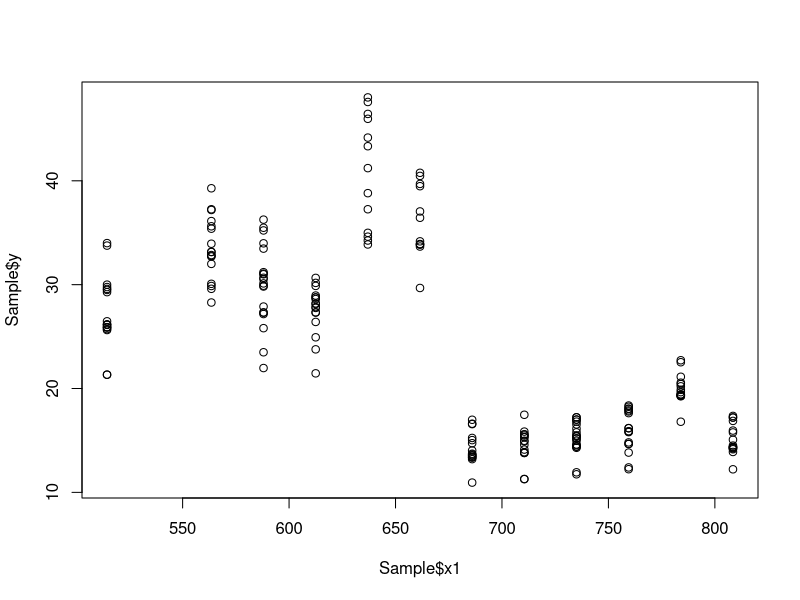
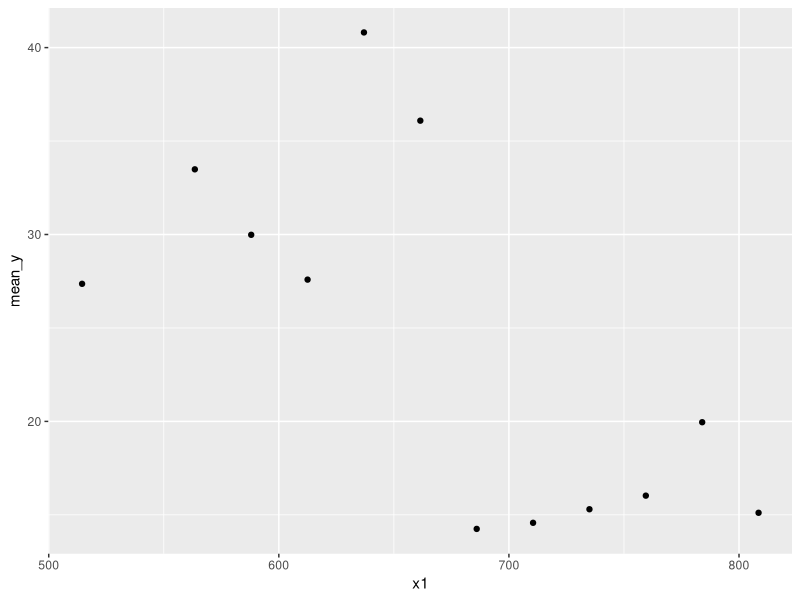
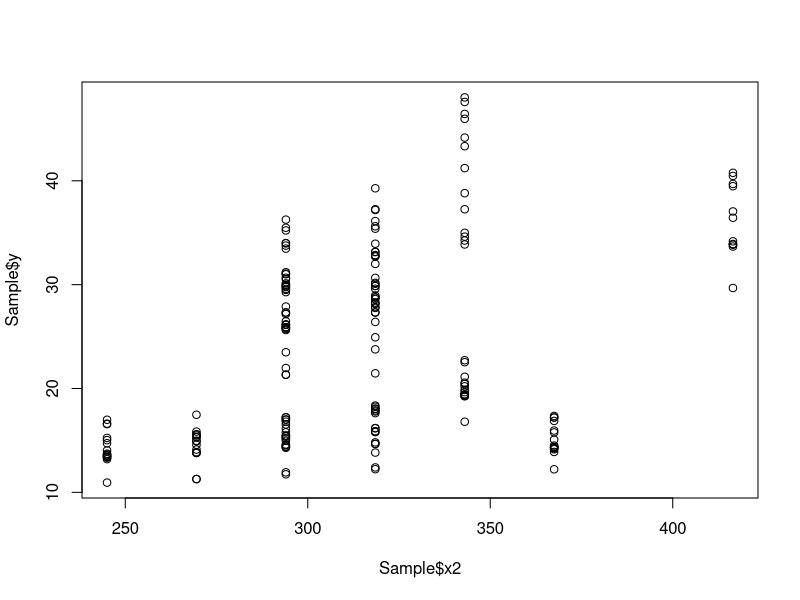
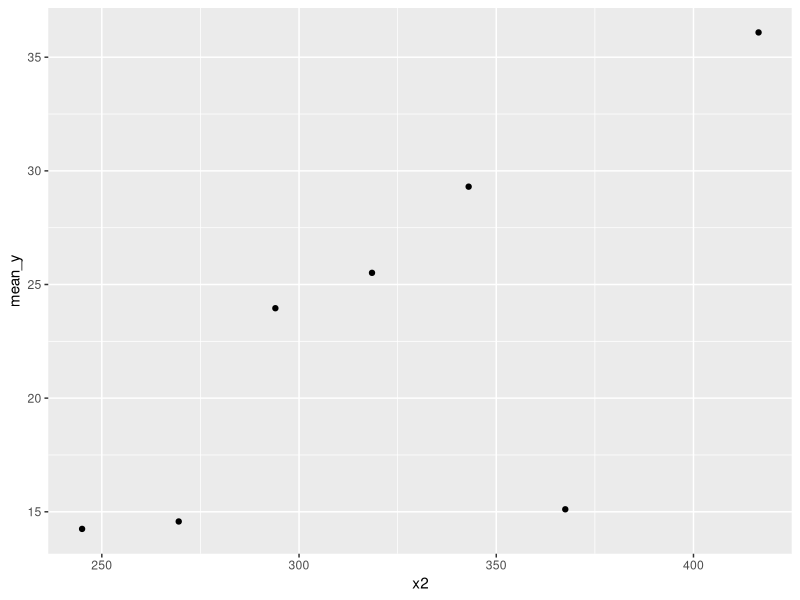
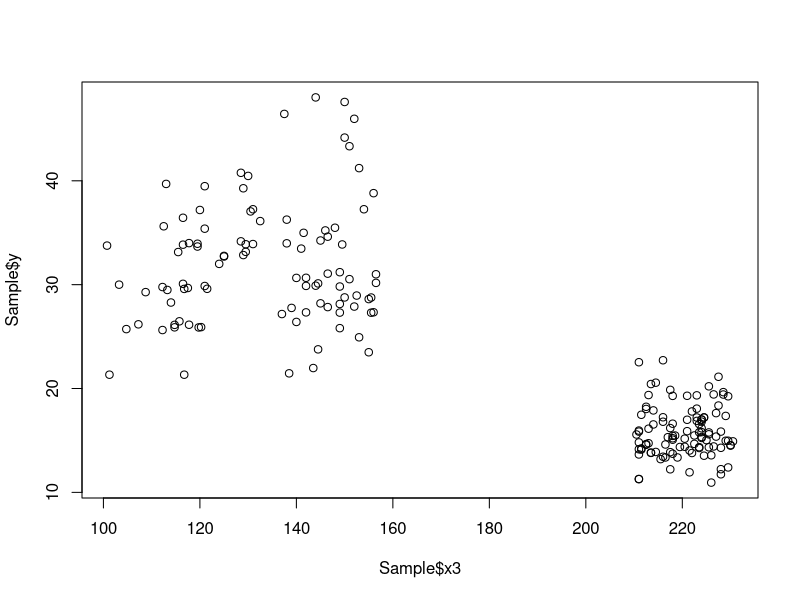
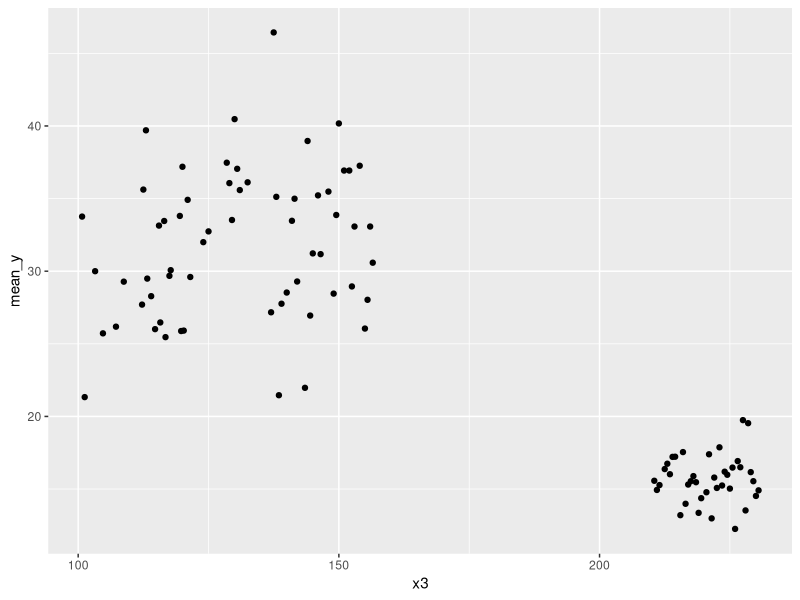
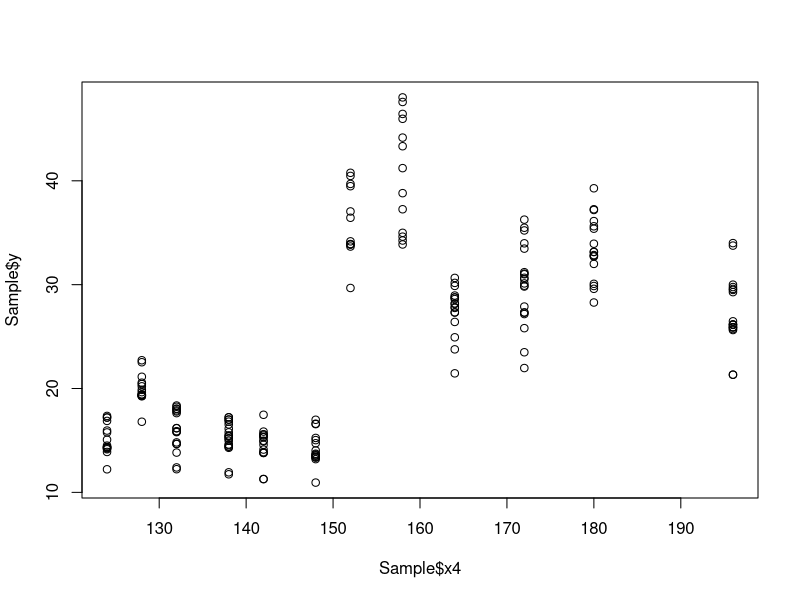
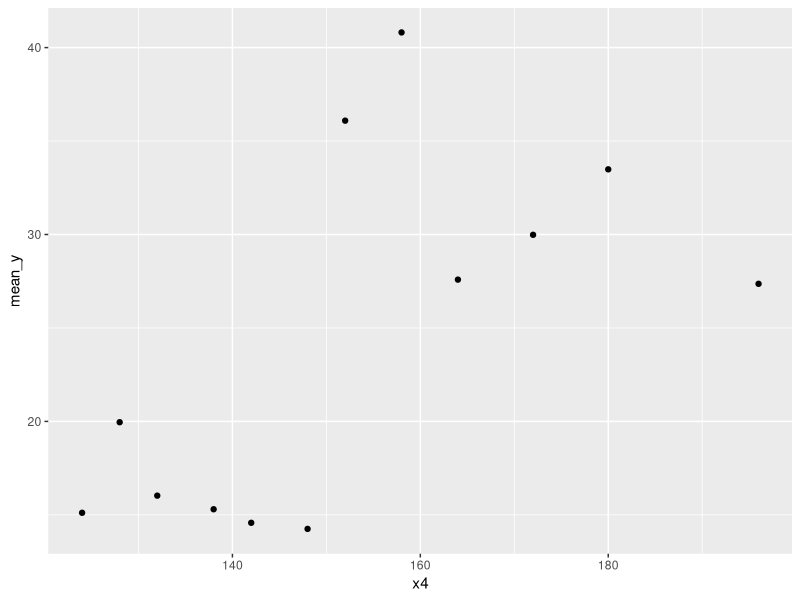

The R script that drew these images, in order:

###########################
#                         #
#   Team Assignment 7     #
#                         #
###########################

# Group 7 | Kennan Grant, Elizabeth Homan, Adrian Mead, Gregory Wert

#################################################################################
## Please submit one set of answers per team.                                  ##
## Your answers should be submitted as a .csv file per the instructions below. ##
## You should also submit your annotated R code per the instructions below.    ##
#################################################################################


# Load Libraries ----------------------------------------------------------

library(tidyverse)
library(Metrics)
library(leaps)


# Load Data ---------------------------------------------------------------

Test <- read.csv("teamassign07test.csv", encoding = 'utf-8', stringsAsFactors = FALSE)
Train <- read.csv("teamassign07train.csv", encoding = 'utf-8', stringsAsFactors = FALSE)


# Create Train and Test ---------------------------------------------------

set.seed(2)
Sample <- as_tibble(sample_n(Train,200))
Valid <- as_tibble(setdiff(Train,Sample))


# Model 1 -----------------------------------------------------------------

#Run an initial linear model using all predictors
lm1 = lm(y~.,data=Sample)
summary(lm1)

preds <- predict(lm1, Valid) # make predictions
mse(actual = Valid$y, predicted = preds)# calculate mse: 16.32582


# Exploration and Variable Creation ------------------------------------------

# x1
plot(Sample$x1,Sample$y)

Sample %>% 
  group_by(x1) %>% 
  summarise(mean_y = mean(y)) %>% 
  ggplot(aes(x1, mean_y)) +
  geom_point() # plot relationship with response var

Sample <- Sample %>% 
  mutate(x1_binned = if_else(x1 > 685, 1, 0)) # add x1_binned
Valid <- Valid %>% 
  mutate(x1_binned = if_else(x1 > 685, 1, 0)) # add x1_binned

# x2
plot(Sample$x2,Sample$y)

Sample %>% 
  group_by(x2) %>% 
  summarise(mean_y = mean(y)) %>% 
  ggplot(aes(x2, mean_y)) +
  geom_point()

Sample <- Sample %>% 
  mutate(x2_binLOW = if_else(x2 == 245.0 | x2 == 269.5 | x2 == 367.5, 1, 0)) # add x2_binLOW  This suggests interaction with itself will be helpful.  That will be included later.
Valid <- Valid %>% 
  mutate(x2_binLOW = if_else(x2 == 245.0 | x2 == 269.5 | x2 == 367.5, 1, 0))

# x3
plot(Sample$x3,Sample$y)

Sample %>% 
  group_by(x3) %>% 
  summarise(mean_y = mean(y)) %>% 
  ggplot(aes(x3, mean_y)) +
  geom_point()

Sample <- Sample %>% 
  mutate(x3_binHIGH = if_else(x3 > 175, 1, 0)) # create x3_binHIGH.  
Valid <- Valid %>% 
  mutate(x3_binHIGH = if_else(x3 > 175, 1, 0))

# x4
plot(Sample$x4,Sample$y)

Sample %>% 
  group_by(x4) %>% 
  summarise(mean_y = mean(y)) %>% 
  ggplot(aes(x4, mean_y)) +
  geom_point() # is mirror image of x1 vs. y relationship

Sample <- Sample %>% 
  mutate(x1x4COMBO = x1*x4,
         x1x4_binLOW = if_else(x1x4COMBO < 100800, 1, 0))
Valid <- Valid %>% 
  mutate(x1x4COMBO = x1*x4,
         x1x4_binLOW = if_else(x1x4COMBO < 100800, 1, 0))
# notes:
# x1*x4 looks promising if multiplied, then binned, then interacted

Sample %>% 
  group_by(x1x4COMBO) %>% 
  summarise(mean_y = mean(y)) %>% 
  ggplot(aes(x1x4COMBO, mean_y)) +
  geom_point()

# x5
plot(Sample$x5,Sample$y) # this one might be useless

# x6
plot(Sample$x6,Sample$y)

Sample <- Sample %>% 
  mutate(x6_factor = as.factor(x6))
Valid <- Valid %>% 
  mutate(x6_factor = as.factor(x6))

# x7
plot(Sample$x7,Sample$y) # linear relationship with lots of error.  maybe will perform well with an interaction, who knows.


# Step-Wise Selection -----------------------------------------------------

# create response variable
Sample <- Sample %>% 
  mutate(log_y = log(y))

Sample <- Sample[-86,] # remove this outlier (as identified by a model fit and summary influence measures.  had highest dffit of 1.45)

# null model
null=glm(y ~ 1, data = Sample)
null

col_names <- names(Sample) # extract col names
# remove non-predictors
remove <- c("y","log_y") 
col_names <- col_names[! col_names %in% remove]
# combine into formula
terms_init <-  paste(col_names, collapse="+")

long_formula <- as.formula(sprintf("y ~ (%s)^2", terms_init))

# full model:
full=glm(formula = long_formula, data = Sample)
full

# fit step-wise
my_step <- step(null, scope=list(lower=null, upper=full), direction="both")
# my_step <- step(full, direction="backward")
summary(my_step)
anova(my_step)

# make predictions on validation set
preds <- predict(my_step, newdata = Valid)

# calculate MSE
mse(actual = Valid$y, predicted = preds)# calculate mse: 4.196975


# Make Necessary Transformations to Test Dataset --------------------------

Test <- as_tibble(Test)
Test <- Test %>% 
  mutate(x1_binned = if_else(x1 > 685, 1, 0),
         x2_binLOW = if_else(x2 == 245.0 | x2 == 269.5 | x2 == 367.5, 1, 0),
         x3_binHIGH = if_else(x3 > 175, 1, 0),
         x1x4COMBO = x1*x4,
         x1x4_binLOW = if_else(x1x4COMBO < 100800, 1, 0),
         x6_factor = as.factor(x6))


# Make Necessary Transformations to Training ------------------------------

Train <- as_tibble(Train)
Train <- Train %>% 
  mutate(x1_binned = if_else(x1 > 685, 1, 0),
         x2_binLOW = if_else(x2 == 245.0 | x2 == 269.5 | x2 == 367.5, 1, 0),
         x3_binHIGH = if_else(x3 > 175, 1, 0),
         x1x4COMBO = x1*x4,
         x1x4_binLOW = if_else(x1x4COMBO < 100800, 1, 0),
         x6_factor = as.factor(x6))


# Make Final Predictions --------------------------------------------------

# null model
null=glm(y ~ 1, data = Train)
null

col_names <- names(Train) # extract col names
# remove non-predictors
remove <- c("y","log_y") 
col_names <- col_names[! col_names %in% remove]
# combine into formula
terms_init <-  paste(col_names, collapse="+")

long_formula <- as.formula(sprintf("y ~ (%s)^2", terms_init))

# full model:
full=glm(formula = long_formula, data = Train)
full

# fit step-wise
my_step <- step(null, scope=list(lower=null, upper=full), direction="both")

predvect <- predict(my_step, newdata = Test)

# Write To File -----------------------------------------------------------



# Once you have predicted the values of the response variable for the testing set,
# you should save them to a vector called predvect and write them into a .csv file 
# using the following code:

write.table(predvect, file="teamassign07preds.csv", row.names=F, col.names=F, sep=",")


# Your annotated R code should explain the reasoning behind your choices in 
# model selection and should be neatly organized.


# Your grade on this team assignment will be based on how well your model predicts
# the observed values relative to the other teams.
